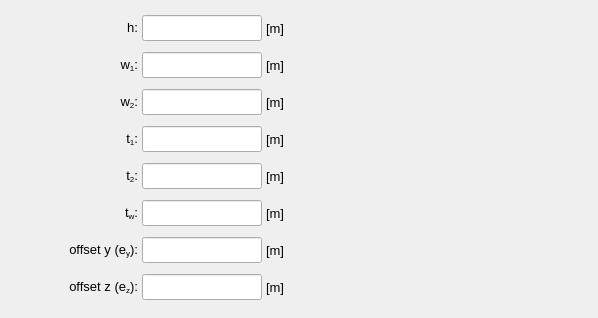
         <widget class="QWidget" name="tab_C_section">
          <attribute name="title">
           <string>C-section</string>
          </attribute>
          <layout class="QGridLayout" name="gridLayout_49">
           <property name="leftMargin">
            <number>4</number>
           </property>
           <property name="topMargin">
            <number>4</number>
           </property>
           <property name="rightMargin">
            <number>4</number>
           </property>
           <property name="bottomMargin">
            <number>4</number>
           </property>
           <property name="spacing">
            <number>4</number>
           </property>
           <item row="0" column="0">
            <widget class="QFrame" name="frame_26">
             <property name="frameShape">
              <enum>QFrame::NoFrame</enum>
             </property>
             <property name="frameShadow">
              <enum>QFrame::Raised</enum>
             </property>
             <layout class="QGridLayout" name="gridLayout_48">
              <property name="leftMargin">
               <number>4</number>
              </property>
              <property name="topMargin">
               <number>4</number>
              </property>
              <property name="rightMargin">
               <number>4</number>
              </property>
              <property name="bottomMargin">
               <number>4</number>
              </property>
              <property name="spacing">
               <number>4</number>
              </property>
              <item row="0" column="4">
               <spacer name="horizontalSpacer_6">
                <property name="orientation">
                 <enum>Qt::Horizontal</enum>
                </property>
                <property name="sizeHint" stdset="0">
                 <size>
                  <width>40</width>
                  <height>20</height>
                 </size>
                </property>
               </spacer>
              </item>
              <item row="0" column="1">
               <widget class="QLabel" name="label_67">
                <property name="minimumSize">
                 <size>
                  <width>90</width>
                  <height>26</height>
                 </size>
                </property>
                <property name="maximumSize">
                 <size>
                  <width>90</width>
                  <height>26</height>
                 </size>
                </property>
                <property name="font">
                 <font>
                  <pointsize>10</pointsize>
                 </font>
                </property>
                <property name="text">
                 <string>&lt;html&gt;&lt;head/&gt;&lt;body&gt;&lt;p align=&quot;right&quot;&gt;h:&lt;/p&gt;&lt;/body&gt;&lt;/html&gt;</string>
                </property>
                <property name="alignment">
                 <set>Qt::AlignCenter</set>
                </property>
               </widget>
              </item>
              <item row="1" column="1">
               <widget class="QLabel" name="label_68">
                <property name="minimumSize">
                 <size>
                  <width>90</width>
                  <height>26</height>
                 </size>
                </property>
                <property name="maximumSize">
                 <size>
                  <width>90</width>
                  <height>26</height>
                 </size>
                </property>
                <property name="font">
                 <font>
                  <pointsize>10</pointsize>
                 </font>
                </property>
                <property name="text">
                 <string>&lt;html&gt;&lt;head/&gt;&lt;body&gt;&lt;p align=&quot;right&quot;&gt;w&lt;span style=&quot; vertical-align:sub;&quot;&gt;1&lt;/span&gt;:&lt;/p&gt;&lt;/body&gt;&lt;/html&gt;</string>
                </property>
                <property name="alignment">
                 <set>Qt::AlignCenter</set>
                </property>
               </widget>
              </item>
              <item row="0" column="2">
               <widget class="QLineEdit" name="lineEdit_height_C_section">
                <property name="minimumSize">
                 <size>
                  <width>120</width>
                  <height>26</height>
                 </size>
                </property>
                <property name="maximumSize">
                 <size>
                  <width>120</width>
                  <height>26</height>
                 </size>
                </property>
                <property name="sizeIncrement">
                 <size>
                  <width>0</width>
                  <height>26</height>
                 </size>
                </property>
                <property name="font">
                 <font>
                  <pointsize>10</pointsize>
                 </font>
                </property>
                <property name="focusPolicy">
                 <enum>Qt::StrongFocus</enum>
                </property>
                <property name="styleSheet">
                 <string notr="true"/>
                </property>
                <property name="alignment">
                 <set>Qt::AlignCenter</set>
                </property>
                <property name="clearButtonEnabled">
                 <bool>true</bool>
                </property>
               </widget>
              </item>
              <item row="0" column="3">
               <widget class="QLabel" name="label_121">
                <property name="minimumSize">
                 <size>
                  <width>30</width>
                  <height>26</height>
                 </size>
                </property>
                <property name="maximumSize">
                 <size>
                  <width>30</width>
                  <height>26</height>
                 </size>
                </property>
                <property name="font">
                 <font>
                  <pointsize>10</pointsize>
                 </font>
                </property>
                <property name="text">
                 <string>[m]</string>
                </property>
                <property name="alignment">
                 <set>Qt::AlignLeading|Qt::AlignLeft|Qt::AlignVCenter</set>
                </property>
               </widget>
              </item>
              <item row="1" column="3">
               <widget class="QLabel" name="label_122">
                <property name="minimumSize">
                 <size>
                  <width>30</width>
                  <height>26</height>
                 </size>
                </property>
                <property name="maximumSize">
                 <size>
                  <width>30</width>
                  <height>26</height>
                 </size>
                </property>
                <property name="font">
                 <font>
                  <pointsize>10</pointsize>
                 </font>
                </property>
                <property name="text">
                 <string>[m]</string>
                </property>
                <property name="alignment">
                 <set>Qt::AlignLeading|Qt::AlignLeft|Qt::AlignVCenter</set>
                </property>
               </widget>
              </item>
              <item row="2" column="1">
               <widget class="QLabel" name="label_69">
                <property name="minimumSize">
                 <size>
                  <width>90</width>
                  <height>26</height>
                 </size>
                </property>
                <property name="maximumSize">
                 <size>
                  <width>90</width>
                  <height>26</height>
                 </size>
                </property>
                <property name="font">
                 <font>
                  <pointsize>10</pointsize>
                 </font>
                </property>
                <property name="text">
                 <string>&lt;html&gt;&lt;head/&gt;&lt;body&gt;&lt;p align=&quot;right&quot;&gt;w&lt;span style=&quot; vertical-align:sub;&quot;&gt;2&lt;/span&gt;:&lt;/p&gt;&lt;/body&gt;&lt;/html&gt;</string>
                </property>
                <property name="alignment">
                 <set>Qt::AlignCenter</set>
                </property>
               </widget>
              </item>
              <item row="1" column="2">
               <widget class="QLineEdit" name="lineEdit_w1_C_section">
                <property name="minimumSize">
                 <size>
                  <width>120</width>
                  <height>24</height>
                 </size>
                </property>
                <property name="maximumSize">
                 <size>
                  <width>120</width>
                  <height>26</height>
                 </size>
                </property>
                <property name="sizeIncrement">
                 <size>
                  <width>0</width>
                  <height>0</height>
                 </size>
                </property>
                <property name="font">
                 <font>
                  <pointsize>10</pointsize>
                 </font>
                </property>
                <property name="focusPolicy">
                 <enum>Qt::StrongFocus</enum>
                </property>
                <property name="styleSheet">
                 <string notr="true"/>
                </property>
                <property name="alignment">
                 <set>Qt::AlignCenter</set>
                </property>
                <property name="clearButtonEnabled">
                 <bool>true</bool>
                </property>
               </widget>
              </item>
              <item row="2" column="2">
               <widget class="QLineEdit" name="lineEdit_w2_C_section">
                <property name="minimumSize">
                 <size>
                  <width>120</width>
                  <height>24</height>
                 </size>
                </property>
                <property name="maximumSize">
                 <size>
                  <width>120</width>
                  <height>26</height>
                 </size>
                </property>
                <property name="sizeIncrement">
                 <size>
                  <width>0</width>
                  <height>0</height>
                 </size>
                </property>
                <property name="font">
                 <font>
                  <pointsize>10</pointsize>
                 </font>
                </property>
                <property name="focusPolicy">
                 <enum>Qt::StrongFocus</enum>
                </property>
                <property name="styleSheet">
                 <string notr="true"/>
                </property>
                <property name="alignment">
                 <set>Qt::AlignCenter</set>
                </property>
                <property name="clearButtonEnabled">
                 <bool>true</bool>
                </property>
               </widget>
              </item>
              <item row="2" column="3">
               <widget class="QLabel" name="label_123">
                <property name="minimumSize">
                 <size>
                  <width>30</width>
                  <height>26</height>
                 </size>
                </property>
                <property name="maximumSize">
                 <size>
                  <width>30</width>
                  <height>26</height>
                 </size>
                </property>
                <property name="font">
                 <font>
                  <pointsize>10</pointsize>
                 </font>
                </property>
                <property name="text">
                 <string>[m]</string>
                </property>
                <property name="alignment">
                 <set>Qt::AlignLeading|Qt::AlignLeft|Qt::AlignVCenter</set>
                </property>
               </widget>
              </item>
              <item row="3" column="1">
               <widget class="QLabel" name="label_70">
                <property name="minimumSize">
                 <size>
                  <width>90</width>
                  <height>26</height>
                 </size>
                </property>
                <property name="maximumSize">
                 <size>
                  <width>90</width>
                  <height>26</height>
                 </size>
                </property>
                <property name="font">
                 <font>
                  <pointsize>10</pointsize>
                 </font>
                </property>
                <property name="text">
                 <string>&lt;html&gt;&lt;head/&gt;&lt;body&gt;&lt;p align=&quot;right&quot;&gt;t&lt;span style=&quot; vertical-align:sub;&quot;&gt;1&lt;/span&gt;:&lt;/p&gt;&lt;/body&gt;&lt;/html&gt;</string>
                </property>
                <property name="alignment">
                 <set>Qt::AlignCenter</set>
                </property>
               </widget>
              </item>
              <item row="3" column="2">
               <widget class="QLineEdit" name="lineEdit_t1_C_section">
                <property name="minimumSize">
                 <size>
                  <width>120</width>
                  <height>24</height>
                 </size>
                </property>
                <property name="maximumSize">
                 <size>
                  <width>120</width>
                  <height>26</height>
                 </size>
                </property>
                <property name="sizeIncrement">
                 <size>
                  <width>0</width>
                  <height>0</height>
                 </size>
                </property>
                <property name="font">
                 <font>
                  <pointsize>10</pointsize>
                 </font>
                </property>
                <property name="focusPolicy">
                 <enum>Qt::StrongFocus</enum>
                </property>
                <property name="styleSheet">
                 <string notr="true"/>
                </property>
                <property name="alignment">
                 <set>Qt::AlignCenter</set>
                </property>
                <property name="clearButtonEnabled">
                 <bool>true</bool>
                </property>
               </widget>
              </item>
              <item row="4" column="2">
               <widget class="QLineEdit" name="lineEdit_t2_C_section">
                <property name="minimumSize">
                 <size>
                  <width>120</width>
                  <height>24</height>
                 </size>
                </property>
                <property name="maximumSize">
                 <size>
                  <width>120</width>
                  <height>26</height>
                 </size>
                </property>
                <property name="sizeIncrement">
                 <size>
                  <width>0</width>
                  <height>0</height>
                 </size>
                </property>
                <property name="font">
                 <font>
                  <pointsize>10</pointsize>
                 </font>
                </property>
                <property name="focusPolicy">
                 <enum>Qt::StrongFocus</enum>
                </property>
                <property name="styleSheet">
                 <string notr="true"/>
                </property>
                <property name="alignment">
                 <set>Qt::AlignCenter</set>
                </property>
                <property name="clearButtonEnabled">
                 <bool>true</bool>
                </property>
               </widget>
              </item>
              <item row="4" column="1">
               <widget class="QLabel" name="label_71">
                <property name="minimumSize">
                 <size>
                  <width>90</width>
                  <height>26</height>
                 </size>
                </property>
                <property name="maximumSize">
                 <size>
                  <width>90</width>
                  <height>26</height>
                 </size>
                </property>
                <property name="font">
                 <font>
                  <pointsize>10</pointsize>
                 </font>
                </property>
                <property name="text">
                 <string>&lt;html&gt;&lt;head/&gt;&lt;body&gt;&lt;p align=&quot;right&quot;&gt;t&lt;span style=&quot; vertical-align:sub;&quot;&gt;2&lt;/span&gt;:&lt;/p&gt;&lt;/body&gt;&lt;/html&gt;</string>
                </property>
                <property name="alignment">
                 <set>Qt::AlignCenter</set>
                </property>
               </widget>
              </item>
              <item row="3" column="3">
               <widget class="QLabel" name="label_124">
                <property name="minimumSize">
                 <size>
                  <width>30</width>
                  <height>26</height>
                 </size>
                </property>
                <property name="maximumSize">
                 <size>
                  <width>30</width>
                  <height>26</height>
                 </size>
                </property>
                <property name="font">
                 <font>
                  <pointsize>10</pointsize>
                 </font>
                </property>
                <property name="text">
                 <string>[m]</string>
                </property>
                <property name="alignment">
                 <set>Qt::AlignLeading|Qt::AlignLeft|Qt::AlignVCenter</set>
                </property>
               </widget>
              </item>
              <item row="5" column="2">
               <widget class="QLineEdit" name="lineEdit_tw_C_section">
                <property name="minimumSize">
                 <size>
                  <width>120</width>
                  <height>24</height>
                 </size>
                </property>
                <property name="maximumSize">
                 <size>
                  <width>120</width>
                  <height>26</height>
                 </size>
                </property>
                <property name="sizeIncrement">
                 <size>
                  <width>0</width>
                  <height>0</height>
                 </size>
                </property>
                <property name="font">
                 <font>
                  <pointsize>10</pointsize>
                 </font>
                </property>
                <property name="focusPolicy">
                 <enum>Qt::StrongFocus</enum>
                </property>
                <property name="styleSheet">
                 <string notr="true"/>
                </property>
                <property name="alignment">
                 <set>Qt::AlignCenter</set>
                </property>
                <property name="clearButtonEnabled">
                 <bool>true</bool>
                </property>
               </widget>
              </item>
              <item row="4" column="3">
               <widget class="QLabel" name="label_125">
                <property name="minimumSize">
                 <size>
                  <width>30</width>
                  <height>26</height>
                 </size>
                </property>
                <property name="maximumSize">
                 <size>
                  <width>30</width>
                  <height>26</height>
                 </size>
                </property>
                <property name="font">
                 <font>
                  <pointsize>10</pointsize>
                 </font>
                </property>
                <property name="text">
                 <string>[m]</string>
                </property>
                <property name="alignment">
                 <set>Qt::AlignLeading|Qt::AlignLeft|Qt::AlignVCenter</set>
                </property>
               </widget>
              </item>
              <item row="5" column="1">
               <widget class="QLabel" name="label_73">
                <property name="minimumSize">
                 <size>
                  <width>90</width>
                  <height>26</height>
                 </size>
                </property>
                <property name="maximumSize">
                 <size>
                  <width>90</width>
                  <height>26</height>
                 </size>
                </property>
                <property name="font">
                 <font>
                  <pointsize>10</pointsize>
                 </font>
                </property>
                <property name="text">
                 <string>&lt;html&gt;&lt;head/&gt;&lt;body&gt;&lt;p align=&quot;right&quot;&gt;t&lt;span style=&quot; vertical-align:sub;&quot;&gt;w&lt;/span&gt;:&lt;/p&gt;&lt;/body&gt;&lt;/html&gt;</string>
                </property>
                <property name="alignment">
                 <set>Qt::AlignCenter</set>
                </property>
               </widget>
              </item>
              <item row="6" column="1">
               <widget class="QLabel" name="label_131">
                <property name="minimumSize">
                 <size>
                  <width>90</width>
                  <height>26</height>
                 </size>
                </property>
                <property name="maximumSize">
                 <size>
                  <width>90</width>
                  <height>26</height>
                 </size>
                </property>
                <property name="font">
                 <font>
                  <pointsize>10</pointsize>
                 </font>
                </property>
                <property name="text">
                 <string>&lt;html&gt;&lt;head/&gt;&lt;body&gt;&lt;p align=&quot;right&quot;&gt;offset y (e&lt;span style=&quot; vertical-align:sub;&quot;&gt;y&lt;/span&gt;):&lt;/p&gt;&lt;/body&gt;&lt;/html&gt;</string>
                </property>
                <property name="alignment">
                 <set>Qt::AlignRight|Qt::AlignTrailing|Qt::AlignVCenter</set>
                </property>
               </widget>
              </item>
              <item row="6" column="2">
               <widget class="QLineEdit" name="lineEdit_offsety_C_section">
                <property name="minimumSize">
                 <size>
                  <width>120</width>
                  <height>26</height>
                 </size>
                </property>
                <property name="maximumSize">
                 <size>
                  <width>120</width>
                  <height>26</height>
                 </size>
                </property>
                <property name="sizeIncrement">
                 <size>
                  <width>0</width>
                  <height>0</height>
                 </size>
                </property>
                <property name="font">
                 <font>
                  <pointsize>10</pointsize>
                 </font>
                </property>
                <property name="focusPolicy">
                 <enum>Qt::StrongFocus</enum>
                </property>
                <property name="styleSheet">
                 <string notr="true"/>
                </property>
                <property name="alignment">
                 <set>Qt::AlignCenter</set>
                </property>
                <property name="clearButtonEnabled">
                 <bool>true</bool>
                </property>
               </widget>
              </item>
              <item row="5" column="3">
               <widget class="QLabel" name="label_126">
                <property name="minimumSize">
                 <size>
                  <width>30</width>
                  <height>26</height>
                 </size>
                </property>
                <property name="maximumSize">
                 <size>
                  <width>30</width>
                  <height>26</height>
                 </size>
                </property>
                <property name="font">
                 <font>
                  <pointsize>10</pointsize>
                 </font>
                </property>
                <property name="text">
                 <string>[m]</string>
                </property>
                <property name="alignment">
                 <set>Qt::AlignLeading|Qt::AlignLeft|Qt::AlignVCenter</set>
                </property>
               </widget>
              </item>
              <item row="7" column="2">
               <widget class="QLineEdit" name="lineEdit_offsetz_C_section">
                <property name="minimumSize">
                 <size>
                  <width>120</width>
                  <height>26</height>
                 </size>
                </property>
                <property name="maximumSize">
                 <size>
                  <width>120</width>
                  <height>26</height>
                 </size>
                </property>
                <property name="sizeIncrement">
                 <size>
                  <width>0</width>
                  <height>0</height>
                 </size>
                </property>
                <property name="font">
                 <font>
                  <pointsize>10</pointsize>
                 </font>
                </property>
                <property name="focusPolicy">
                 <enum>Qt::StrongFocus</enum>
                </property>
                <property name="styleSheet">
                 <string notr="true"/>
                </property>
                <property name="alignment">
                 <set>Qt::AlignCenter</set>
                </property>
                <property name="clearButtonEnabled">
                 <bool>true</bool>
                </property>
               </widget>
              </item>
              <item row="6" column="3">
               <widget class="QLabel" name="label_128">
                <property name="minimumSize">
                 <size>
                  <width>30</width>
                  <height>26</height>
                 </size>
                </property>
                <property name="maximumSize">
                 <size>
                  <width>30</width>
                  <height>26</height>
                 </size>
                </property>
                <property name="font">
                 <font>
                  <pointsize>10</pointsize>
                 </font>
                </property>
                <property name="text">
                 <string>[m]</string>
                </property>
                <property name="alignment">
                 <set>Qt::AlignLeading|Qt::AlignLeft|Qt::AlignVCenter</set>
                </property>
               </widget>
              </item>
              <item row="7" column="1">
               <widget class="QLabel" name="label_130">
                <property name="minimumSize">
                 <size>
                  <width>90</width>
                  <height>26</height>
                 </size>
                </property>
                <property name="maximumSize">
                 <size>
                  <width>90</width>
                  <height>26</height>
                 </size>
                </property>
                <property name="font">
                 <font>
                  <pointsize>10</pointsize>
                 </font>
                </property>
                <property name="text">
                 <string>&lt;html&gt;&lt;head/&gt;&lt;body&gt;&lt;p align=&quot;right&quot;&gt;offset z (e&lt;span style=&quot; vertical-align:sub;&quot;&gt;z&lt;/span&gt;):&lt;/p&gt;&lt;/body&gt;&lt;/html&gt;</string>
                </property>
                <property name="alignment">
                 <set>Qt::AlignRight|Qt::AlignTrailing|Qt::AlignVCenter</set>
                </property>
               </widget>
              </item>
              <item row="7" column="3">
               <widget class="QLabel" name="label_129">
                <property name="minimumSize">
                 <size>
                  <width>30</width>
                  <height>26</height>
                 </size>
                </property>
                <property name="maximumSize">
                 <size>
                  <width>30</width>
                  <height>26</height>
                 </size>
                </property>
                <property name="font">
                 <font>
                  <pointsize>10</pointsize>
                 </font>
                </property>
                <property name="text">
                 <string>[m]</string>
                </property>
                <property name="alignment">
                 <set>Qt::AlignLeading|Qt::AlignLeft|Qt::AlignVCenter</set>
                </property>
               </widget>
              </item>
              <item row="0" column="0">
               <spacer name="horizontalSpacer_9">
                <property name="orientation">
                 <enum>Qt::Horizontal</enum>
                </property>
                <property name="sizeHint" stdset="0">
                 <size>
                  <width>40</width>
                  <height>20</height>
                 </size>
                </property>
               </spacer>
              </item>
             </layout>
            </widget>
           </item>
           <item row="0" column="1">
            <widget class="QFrame" name="frame_25">
             <property name="frameShape">
              <enum>QFrame::NoFrame</enum>
             </property>
             <property name="frameShadow">
              <enum>QFrame::Raised</enum>
             </property>
             <layout class="QGridLayout" name="gridLayout_47">
              <property name="leftMargin">
               <number>0</number>
              </property>
              <property name="topMargin">
               <number>0</number>
              </property>
              <property name="rightMargin">
               <number>0</number>
              </property>
              <property name="bottomMargin">
               <number>0</number>
              </property>
              <property name="spacing">
               <number>0</number>
              </property>
              <item row="0" column="0">
               <widget class="QLabel" name="label_9">
                <property name="minimumSize">
                 <size>
                  <width>250</width>
                  <height>310</height>
                 </size>
                </property>
                <property name="maximumSize">
                 <size>
                  <width>250</width>
                  <height>310</height>
                 </size>
                </property>
                <property name="text">
                 <string/>
                </property>
                <property name="pixmap">
                 <pixmap>../../../../figures/C_profile.PNG</pixmap>
                </property>
                <property name="scaledContents">
                 <bool>true</bool>
                </property>
               </widget>
              </item>
             </layout>
            </widget>
           </item>
          </layout>
         </widget>
